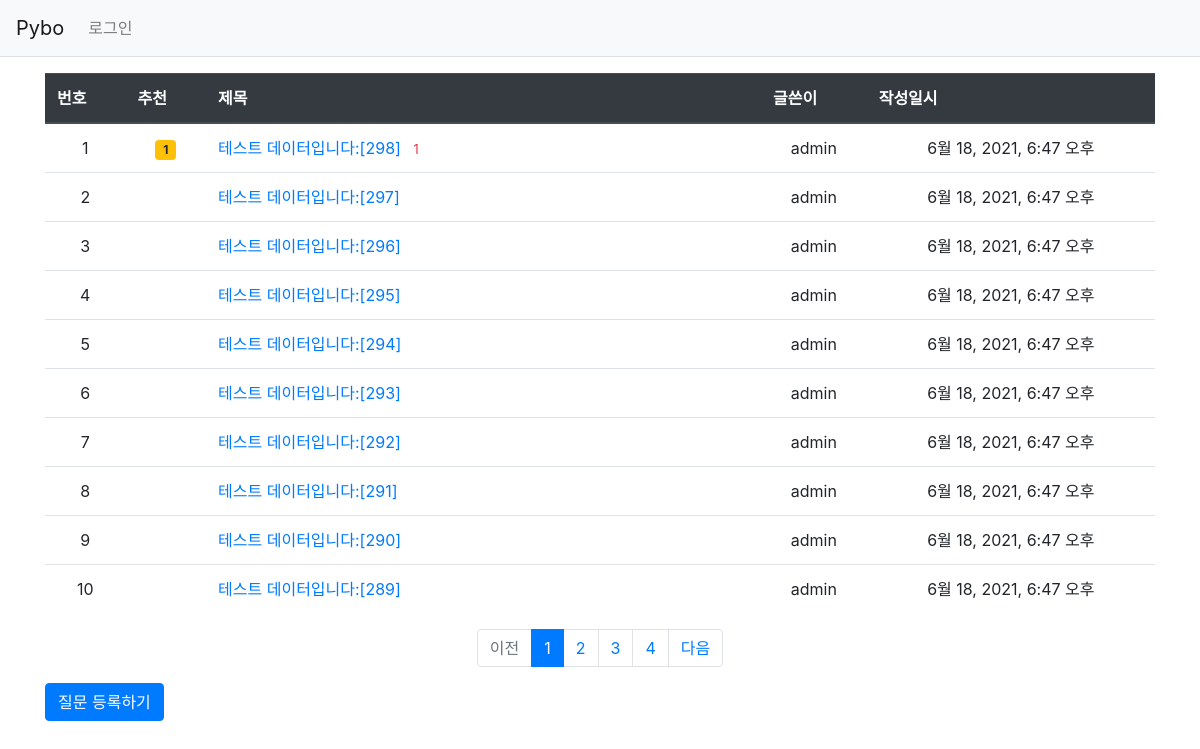
The page / on the database its author committed.
### pybo/models.py (models this page shows, shortened)
class Question(models.Model):
    author = models.ForeignKey(User, on_delete=models.CASCADE, related_name='author_question')
    subject = models.CharField(max_length = 200)
    modify_date = models.DateTimeField(null=True, blank=True)
    content = models.TextField()
    create_date = models.DateTimeField()
    voter = models.ManyToManyField(User, related_name='voter_question')

### pybo/views/base_views.py (the view)
# urls.py: path('', base_views.index, name='index'),
def index(request):
    page = request.GET.get('page', '1')
    question_list = Question.objects.order_by('-create_date')
    paginator = Paginator(question_list, 10)
    page_obj = paginator.get_page(page)
    context = {'question_list': page_obj}
    return render(request, 'pybo/question_list.html', context)

### templates/pybo/question_list.html
{% extends 'base.html' %}
{% block content %}
<div class="container my-3">
    <table class="table">
        <thead>
        <tr class="thead-dark">
            <th>번호</th>
            <th>추천</th>
            <th style="width:50%">제목</th>
            <th>글쓴이</th>
            <th>작성일시</th>
        </tr>
        </thead>
        <tbody>
        {% if question_list %}
        {% for question in question_list %}
        <tr class="text-center">
            <td>{{forloop.counter}}</td>
            <td>
                {% if question.voter.all.count > 0 %}
                <span class="badge badge-warning px-2 py-1">
                    {{ question.voter.all.count }}
                </span>
                {% endif %}
            </td>
            <td class="text-left">
                <a href="{% url 'pybo:detail' question.id %}">
                    {{question.subject}}
                    {% if question.answer_set.count > 0 %}
                    <span class="text-danger small ml-2">
                        {{ question.answer_set.count }}
                    </span>
                    {% endif %}
                </a>
            </td>
            <td>{{question.author.username}}</td>
            <td>{{question.create_date}}</td>
        </tr>
        {% endfor %}
        {% else %}
        <tr>
            <td colspan="3">질문이 없습니다.</td>
        </tr>
        {% endif %}
        </tbody>
    </table>
    <ul class="pagination justify-content-center">
        {% if question_list.has_previous %}
        <li class="page-item">
            <a class="page-link" href="?page={{question_list.previous_page_number}}">이전</a>
        </li>
        {% else %}
        <li class="page-item disabled">
            <a class="page-link" tabindex="-1" aria-disabled="true" href="#">이전</a>
        </li>
        {% endif %}
        {% for page_number in question_list.paginator.page_range %}
        {% if page_number >= question_list.number|add:-3 and page_number <= question_list.number|add:3 %}
            {% if page_number == question_list.number %}
            <li class="page-item active" aria-current="page">
                <a class="page-link" href="?page={{ page_number }}">
                    {{ page_number }}
                </a>
            </li>
            {% else %}
            <li class="page-item">
                <a class="page-link" href="?page={{page_number}}">
                    {{ page_number }}
                </a>
            </li>
            {% endif %}
        {% endif %}
        {% endfor %}
        {% if question_list.has_next %}
        <li class="page-item">
            <a class="page-link" href="?page={{ question_list.next_page_number }}">다음</a>
        </li>
        {% else %}
        <li class="page-item disabled">
            <a class="page-link" tabindex="-1" aria-disabled="true" href="#">다음</a>
        </li>
        {% endif %}
    </ul>
    <a href="{% url 'pybo:question_create' %}" class="btn btn-primary">질문 등록하기</a>
</div>
{% endblock %}

### rows shown on the page
Question: voter.all.count "1", subject "테스트 데이터입니다:[298]", answer_set.count "1", author.username "admin", create_date "6월 18, 2021, 6:47 오후"
Question: subject "테스트 데이터입니다:[297]", author.username "admin", create_date "6월 18, 2021, 6:47 오후"
Question: subject "테스트 데이터입니다:[296]", author.username "admin", create_date "6월 18, 2021, 6:47 오후"
Question: subject "테스트 데이터입니다:[295]", author.username "admin", create_date "6월 18, 2021, 6:47 오후"
Question: subject "테스트 데이터입니다:[294]", author.username "admin", create_date "6월 18, 2021, 6:47 오후"
Question: subject "테스트 데이터입니다:[293]", author.username "admin", create_date "6월 18, 2021, 6:47 오후"
Question: subject "테스트 데이터입니다:[292]", author.username "admin", create_date "6월 18, 2021, 6:47 오후"
Question: subject "테스트 데이터입니다:[291]", author.username "admin", create_date "6월 18, 2021, 6:47 오후"
Question: subject "테스트 데이터입니다:[290]", author.username "admin", create_date "6월 18, 2021, 6:47 오후"
Question: subject "테스트 데이터입니다:[289]", author.username "admin", create_date "6월 18, 2021, 6:47 오후"

### other values the page prints
{{ page_number }} "1"
{{ page_number }} "2" "3" "4"
